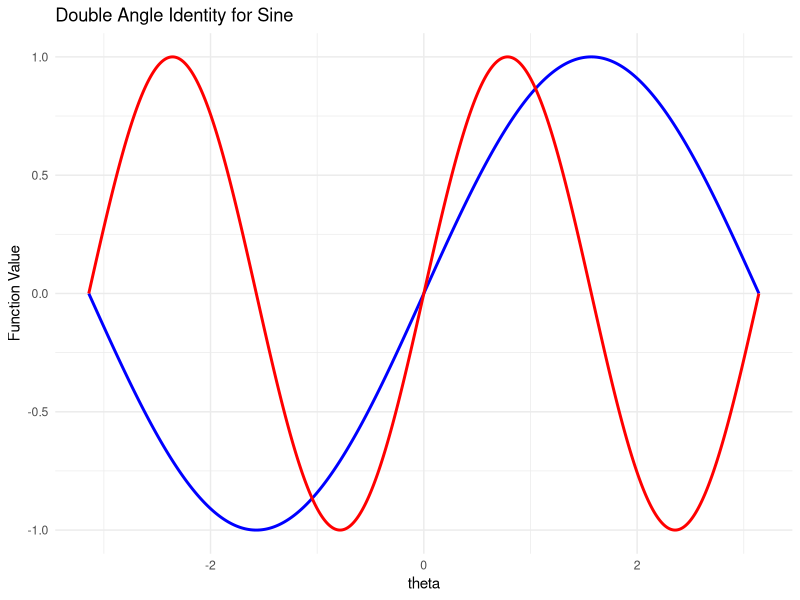
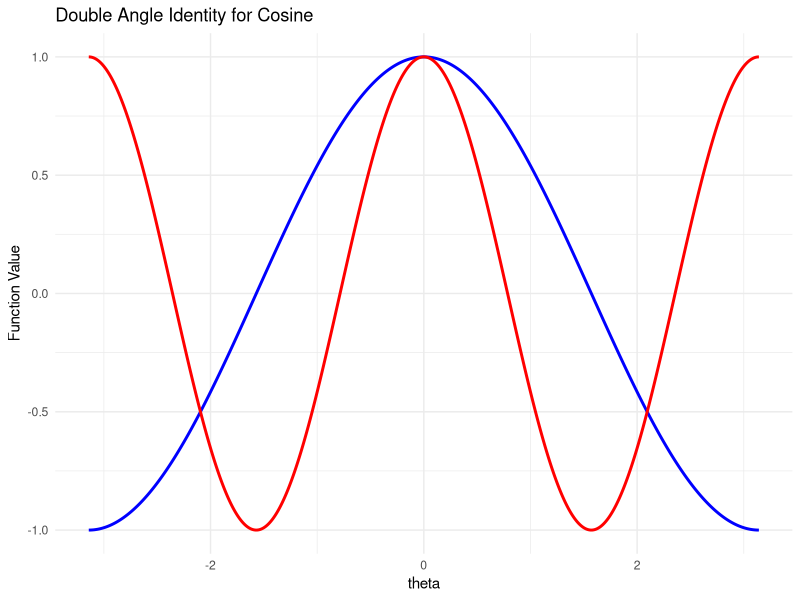
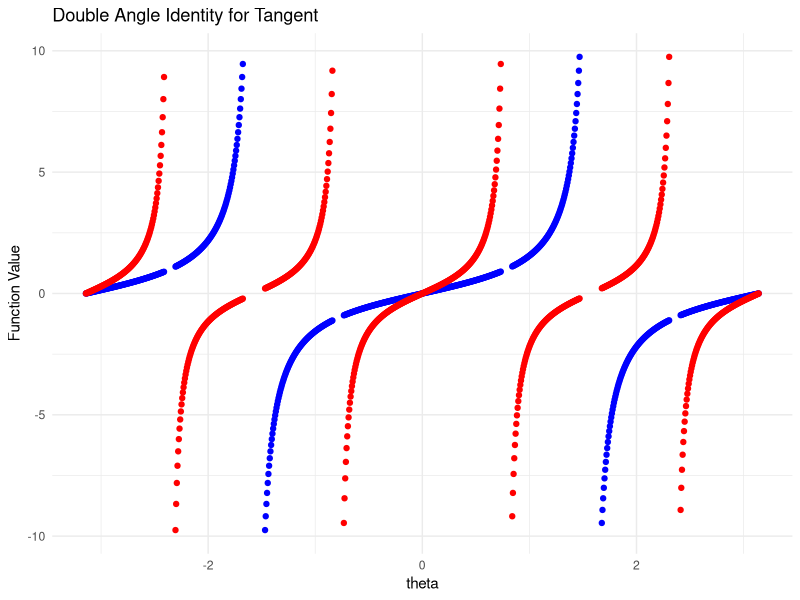

Write R code to recreate these figures, in order.
## ---- chunk 1
library(ggplot2)

# Create theta values
theta <- seq(-pi, pi, length.out = 1000)

# Compute functions
sin_theta <- sin(theta)
cos_theta <- cos(theta)
tan_theta <- tan(theta)

# Double-angle identities
sin_double <- 2 * sin_theta * cos_theta
cos_double <- cos(theta)^2 - sin(theta)^2
tan_double <- (2 * tan_theta) / (1 - tan_theta^2)

# Data frame for plotting
df <- data.frame(
  theta = theta,
  sin_theta = sin_theta,
  sin_double = sin_double,
  cos_theta = cos_theta,
  cos_double = cos_double,
  tan_theta = tan_theta,
  tan_double = tan_double
)

### Plot 1: Sine Double Angle
ggplot(df, aes(x = theta)) +
  geom_line(aes(y = sin_theta), color = "blue", linewidth = 1) +
  geom_line(aes(y = sin_double), color = "red", linewidth = 1) +
  labs(title = "Double Angle Identity for Sine",
       y = "Function Value",
       color = "Legend") +
  theme_minimal()

### Plot 2: Cosine Double Angle
ggplot(df, aes(x = theta)) +
  geom_line(aes(y = cos_theta), color = "blue", linewidth = 1) +
  geom_line(aes(y = cos_double), color = "red", linewidth = 1) +
  labs(title = "Double Angle Identity for Cosine",
       y = "Function Value",
       color = "Legend") +
  theme_minimal()

### Plot 3: Tangent Double Angle
# Restrict plot to avoid vertical asymptotes
df2 <- df[abs(df$tan_theta) < 10 & abs(df$tan_double) < 10, ]

ggplot(df2, aes(x = theta)) +
  geom_point(aes(y = tan_theta), color = "blue", linewidth = 1) +
  geom_point(aes(y = tan_double), color = "red", linewidth = 1) +
  labs(title = "Double Angle Identity for Tangent",
       y = "Function Value",
       color = "Legend") +
  theme_minimal()
